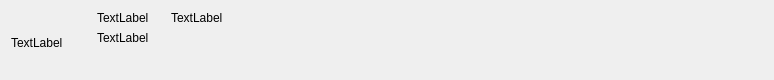
<?xml version="1.0" encoding="UTF-8"?>
<ui version="4.0">
 <class>InfoBar</class>
 <widget class="QWidget" name="InfoBar">
  <property name="geometry">
   <rect>
    <x>0</x>
    <y>0</y>
    <width>774</width>
    <height>80</height>
   </rect>
  </property>
  <property name="sizePolicy">
   <sizepolicy hsizetype="Expanding" vsizetype="Fixed">
    <horstretch>0</horstretch>
    <verstretch>0</verstretch>
   </sizepolicy>
  </property>
  <property name="minimumSize">
   <size>
    <width>0</width>
    <height>72</height>
   </size>
  </property>
  <property name="windowTitle">
   <string>InfoBar</string>
  </property>
  <layout class="QVBoxLayout" name="verticalLayout_3">
   <item>
    <layout class="QHBoxLayout" name="horizontalLayout">
     <property name="sizeConstraint">
      <enum>QLayout::SetDefaultConstraint</enum>
     </property>
     <item>
      <widget class="QLabel" name="imageLabel">
       <property name="minimumSize">
        <size>
         <width>64</width>
         <height>64</height>
        </size>
       </property>
       <property name="text">
        <string>TextLabel</string>
       </property>
      </widget>
     </item>
     <item>
      <spacer name="horizontalSpacer">
       <property name="orientation">
        <enum>Qt::Horizontal</enum>
       </property>
       <property name="sizeType">
        <enum>QSizePolicy::Fixed</enum>
       </property>
       <property name="sizeHint" stdset="0">
        <size>
         <width>16</width>
         <height>20</height>
        </size>
       </property>
      </spacer>
     </item>
     <item>
      <layout class="QVBoxLayout" name="verticalLayout">
       <property name="sizeConstraint">
        <enum>QLayout::SetDefaultConstraint</enum>
       </property>
       <property name="bottomMargin">
        <number>0</number>
       </property>
       <item>
        <widget class="ElidedLabel" name="captionLabel">
         <property name="sizePolicy">
          <sizepolicy hsizetype="Preferred" vsizetype="Fixed">
           <horstretch>0</horstretch>
           <verstretch>0</verstretch>
          </sizepolicy>
         </property>
         <property name="text">
          <string>TextLabel</string>
         </property>
         <property name="alignment">
          <set>Qt::AlignLeading|Qt::AlignLeft|Qt::AlignTop</set>
         </property>
        </widget>
       </item>
       <item>
        <widget class="ElidedLabel" name="descriptionLabel">
         <property name="sizePolicy">
          <sizepolicy hsizetype="Preferred" vsizetype="Preferred">
           <horstretch>0</horstretch>
           <verstretch>0</verstretch>
          </sizepolicy>
         </property>
         <property name="text">
          <string>TextLabel</string>
         </property>
         <property name="alignment">
          <set>Qt::AlignLeading|Qt::AlignLeft|Qt::AlignTop</set>
         </property>
        </widget>
       </item>
      </layout>
     </item>
     <item>
      <spacer name="horizontalSpacer_4">
       <property name="orientation">
        <enum>Qt::Horizontal</enum>
       </property>
       <property name="sizeType">
        <enum>QSizePolicy::Fixed</enum>
       </property>
       <property name="sizeHint" stdset="0">
        <size>
         <width>16</width>
         <height>20</height>
        </size>
       </property>
      </spacer>
     </item>
     <item>
      <layout class="QVBoxLayout" name="verticalLayout_2">
       <property name="sizeConstraint">
        <enum>QLayout::SetMaximumSize</enum>
       </property>
       <item>
        <widget class="ElidedLabel" name="longDescriptionLabel">
         <property name="sizePolicy">
          <sizepolicy hsizetype="Preferred" vsizetype="Fixed">
           <horstretch>0</horstretch>
           <verstretch>0</verstretch>
          </sizepolicy>
         </property>
         <property name="minimumSize">
          <size>
           <width>0</width>
           <height>62</height>
          </size>
         </property>
         <property name="maximumSize">
          <size>
           <width>16777215</width>
           <height>62</height>
          </size>
         </property>
         <property name="text">
          <string>TextLabel</string>
         </property>
         <property name="alignment">
          <set>Qt::AlignLeading|Qt::AlignLeft|Qt::AlignTop</set>
         </property>
         <property name="wordWrap">
          <bool>true</bool>
         </property>
        </widget>
       </item>
       <item>
        <spacer name="horizontalSpacer_5">
         <property name="orientation">
          <enum>Qt::Horizontal</enum>
         </property>
         <property name="sizeHint" stdset="0">
          <size>
           <width>40</width>
           <height>1</height>
          </size>
         </property>
        </spacer>
       </item>
      </layout>
     </item>
    </layout>
   </item>
  </layout>
 </widget>
 <customwidgets>
  <customwidget>
   <class>ElidedLabel</class>
   <extends>QLabel</extends>
   <header>widgets/elidedlabel.h</header>
  </customwidget>
 </customwidgets>
 <resources/>
 <connections/>
</ui>
